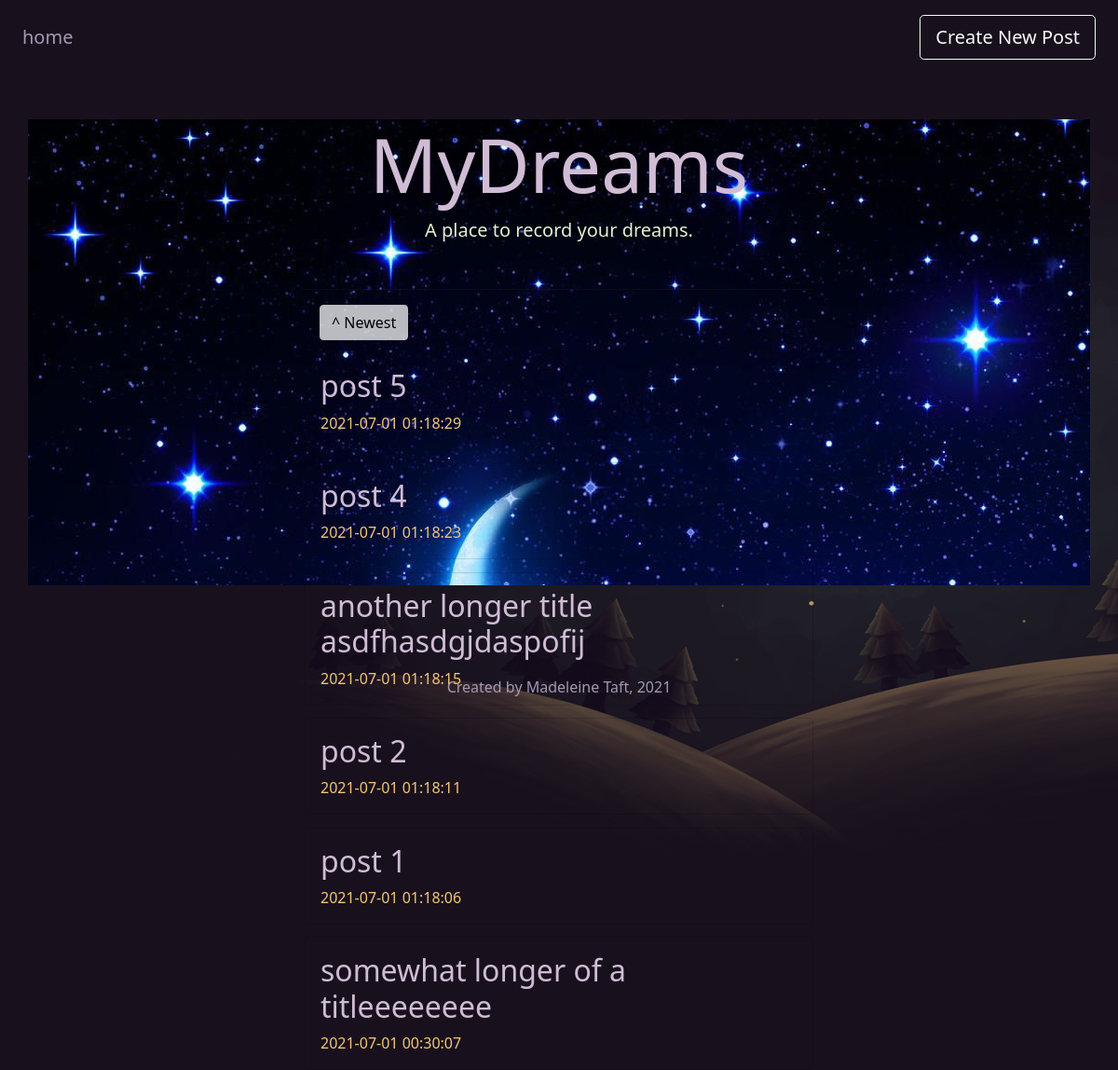
Before: / with the older database file.
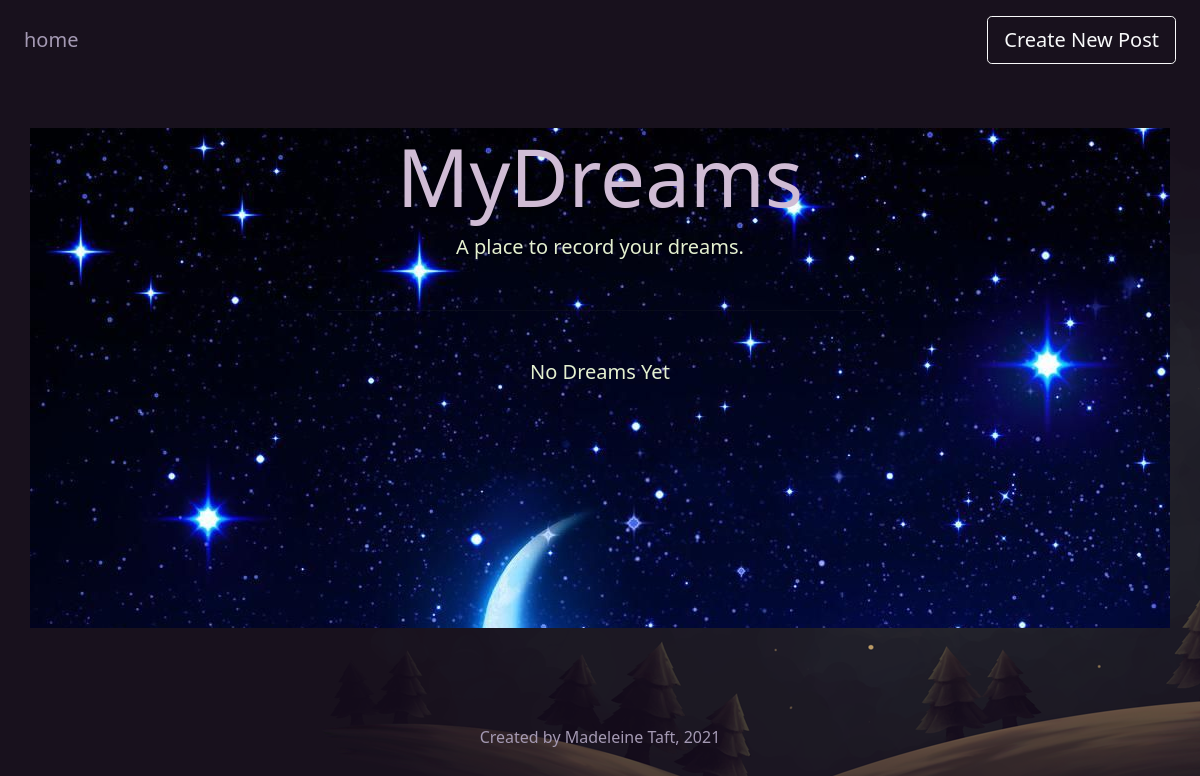
After: the same page with the newer database file.
### tables this page shows
CREATE TABLE posts (
  id INTEGER PRIMARY KEY AUTOINCREMENT,
  created TIMESTAMP NOT NULL DEFAULT CURRENT_TIMESTAMP,
  title TEXT NOT NULL,
  content TEXT NOT NULL
);

### app.py (the view)
@app.route("/", methods=("GET", "POST"))
def home():
    global newest_first
    if request.method == "POST":
        newest_first = not newest_first
    order = newest_first
    conn = get_db_connection()
    if newest_first:
        posts = conn.execute("SELECT * FROM posts ORDER BY created DESC").fetchall()
    else:
        posts = conn.execute("SELECT * FROM posts").fetchall()
    conn.close()
    return render_template("home.html", posts=posts, order=format_order(order))

### app.py (called while the page is built)
def get_db_connection():
    conn = sqlite3.connect("database.db")
    conn.row_factory = sqlite3.Row
    return conn

def format_order(order):
    if order:
        return "Newest"
    else:
        return "Oldest"

### templates/home.html
{% extends 'base.html' %}
{% block content %}
<div class="blockquote text-center mb-5">
    <h1 class="display-1">{% block title %} MyDreams {% endblock %}</h1>
    <p>A place to record your dreams.</p>
</div>
<hr>
{% if not posts %}
<div style="padding: 30px;" class="p lead text-center">No Dreams Yet</div>
{% else %}
<form action="/" method="post" class="mx-3">
    <button class="btn btn-light" name="toggle-order" type="submit" style="opacity: 75%;"> ^ {{ order }}</button>
</form>
{% endif %}
{% for post in posts %}
<div class="card" style="margin-top:10pt;background:inherit">
    <div class="card-body">
        <a href="{{ url_for('post', post_id=post['id']) }}">
            <h2 class="card-title" style="text-decoration:none">{{ post['title'] }}</h2>
        </a>
        <span class="card-subtitle mb-2">{{ post['created'] }}</span>
    </div>
</div>
{% endfor %}
{% endblock %}

### templates/base.html (shortened to what this page needs)
<!DOCTYPE html>
<html lang="en">
<head>
    <link href="https://cdn.jsdelivr.net/npm/bootstrap@5.0.2/dist/css/bootstrap.min.css" rel="stylesheet"
>
    <link rel="stylesheet" href="{{ url_for('static', filename= 'css/style.css') }}">
</head>
<body>
    <nav class="navbar navbar-dark mb-5">
        <a class="navbar-brand mx-4 text-sm-center" href="{{ url_for('home') }}">home</a>
        <a class="navbar-item mx-4 text-sm-center m-2" href="{{ url_for('create') }}">
            <button class="btn btn-lg btn-outline-light">Create New Post</button>
        </a>
    </nav>
    <div class="container bg-image" style="background-image: url('background.jpeg')">
        <div class="row justify-content-center" style="height: 500px">
            <div class="col col-lg-6">
                {% block content %} {% endblock %}
            </div>
        </div>
    </div>
    <footer style="padding: 50px;margin-top: 50px; text-align: center;">
        <h6>Created by Madeleine Taft, 2021</h6>
    </footer>
</body>
</html>

### static/css/style.css (style rules this page uses)
:root { --bg-color: #18111D; --secondary-title: #A499B3; --main-title: #D0BCD5; --body-text: #E4F0D0; --yellow: #F3C57A; }
body { background-image: url('bg.jpeg'); background-attachment: fixed; }
.display-1, .display-2, .display-3, .display-4, .display-5, .display-6 { color: var(--main-title); }
a { color: white; text-decoration: none; }
p, .p { color: var(--body-text); }
.navbar-brand { color: var(--secondary-title)!important; }
h6, .h6 { color: var(--secondary-title); }

Changed rows visible on the page:
removed posts: title "post 5", created "2021-07-01 01:18:29"
removed posts: title "post 4", created "2021-07-01 01:18:23"
removed posts: title "another longer title asdfhasdgjdaspofij", created "2021-07-01 01:18:15"
removed posts: title "post 2", created "2021-07-01 01:18:11"
removed posts: title "post 1", created "2021-07-01 01:18:06"
removed posts: title "somewhat longer of a titleeeeeeee", created "2021-07-01 00:30:07"
Other visible differences:
{{ order }}: "Newest" → (not shown)
text now shown: "No Dreams Yet"
